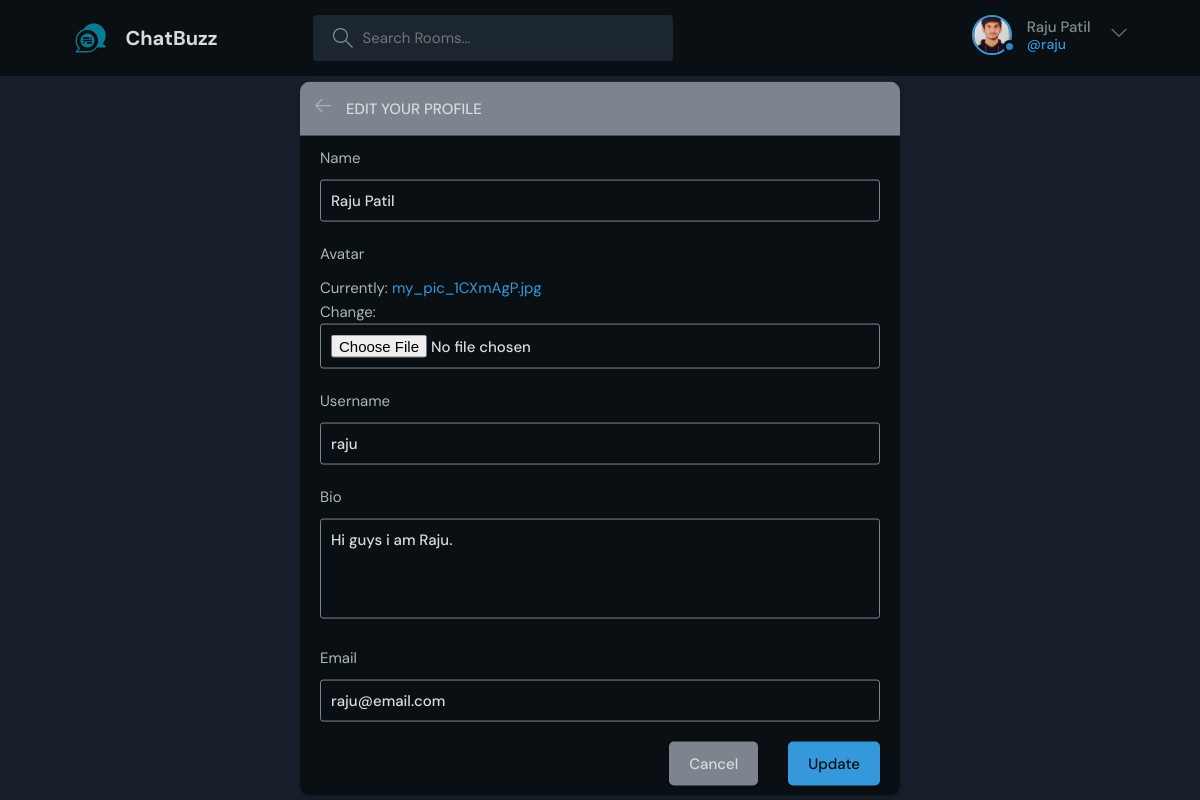
Screenshot of /update-user/ (signed in) with the database file from the repository.
### base/models.py (models this page shows)
class User(AbstractUser):
    name = models.CharField(max_length=200, null=True)
    email = models.EmailField(unique=True, null=True)
    bio = models.TextField(null=True)
    avatar = models.ImageField(null=True, default="avatar.svg")
    USERNAME_FIELD = 'email'
    REQUIRED_FIELDS = []

### base/views.py (the view)
# urls.py: path('update-user/', views.updateUser, name='update-user'),
@login_required(login_url = 'login')
def updateUser(request):
    user = request.user
    form = UserForm(instance=user)
    if request.method == 'POST':
        form = UserForm(request.POST, request.FILES ,instance=user)
        if form.is_valid():
            form.save()
            return redirect('user-profile', pk=user.id)
    return render(request, 'base/update-user.html', {'form':form})

### base/forms.py
class UserForm(ModelForm):
    class Meta:
        model = User
        fields = ['name','avatar','username','bio', 'email']

### base/templates/base/update-user.html (shortened to what this page needs)
{% extends 'main.html' %}
{% block content %}
    <main class="update-account layout">
        <div class="container">
            <div class="layout__box">
                <div class="layout__boxHeader">
                    <div class="layout__boxTitle">
                        <a href="{% url 'home' %}">
                            <svg version="1.1" xmlns="http://www.w3.org/2000/svg" width="32" height="32"
                                viewBox="0 0 32 32">
                                <title>arrow-left</title>
                                <path
                                    d="M13.723 2.286l-13.723 13.714 13.719 13.714 1.616-1.611-10.96-10.96h27.625v-2.286h-27.625l10.965-10.965-1.616-1.607z">
                                </path>
                            </svg>
                        </a>
                        <h3>Edit your profile</h3>
                    </div>
                </div>
                <div class="layout__body">
                    <form class="form" action="" method="POST" enctype="multipart/form-data" >
                      {% for field in form %}
                      <div class="form__group">
                          <label for="profile_pic">{{field.label}}</label>
                          {{field}}
                      </div>
                      {% endfor %}
                      <div class="form__action">
                          <a class="btn btn--dark" href="{{request.META.HTTP_REFERER}}">Cancel</a>
                          <button class="btn btn--main" type="submit">Update</button>
                      </div>
                    </form>
                </div>
            </div>
        </div>
    </main>
{% endblock content %}

### templates/navbar.html (shortened to what this page needs)
{% load static %}
<header class="header header--loggedIn">
    <div class="container">
      <a href="{% url 'home' %}" class="header__logo">
        <img src="{% static 'images/logo.png' %}" />
        <h1>ChatBuzz</h1>
      </a>
      <form class="header__search" method="GET" action="{% url 'home' %}">
        <label>
          <input type="text" name = "q" placeholder="Search Rooms..." >
        </label>
      </form>
      <nav class="header__menu">
        {% if request.user.is_authenticated %}
        <div class="header__user">
          <a href="{% url 'user-profile' user.id  %}">
            <div class="avatar avatar--medium active">
              <img src="{{request.user.avatar.url}}" />
            </div>
            <p>{{request.user.name}} <span>@{{request.user.username}}</span></p>
          </a>
          <button class="dropdown-button">
            <svg version="1.1" xmlns="http://www.w3.org/2000/svg" width="32" height="32" viewBox="0 0 32 32">
              <title>chevron-down</title>
              <path d="M16 21l-13-13h-3l16 16 16-16h-3l-13 13z"></path>
            </svg>
          </button>
        </div>
        {% else %}
        <a href="{% url 'login' %}">
          <img src=" {% static 'images/avatar.svg' %}" />
          <p>Login</p>
        </a>
        {% endif %}
      </nav>
    </div>
  </header>

### rows the page displays
User: user.avatar (picture), user.name "Raju Patil", user.username "raju", form "Raju Patil" "raju" "Hi guys i am Raju." "raju@email.com"

### other values shown
{{ field.label }} "Name" "Avatar" "Username" "Bio" "Email"
